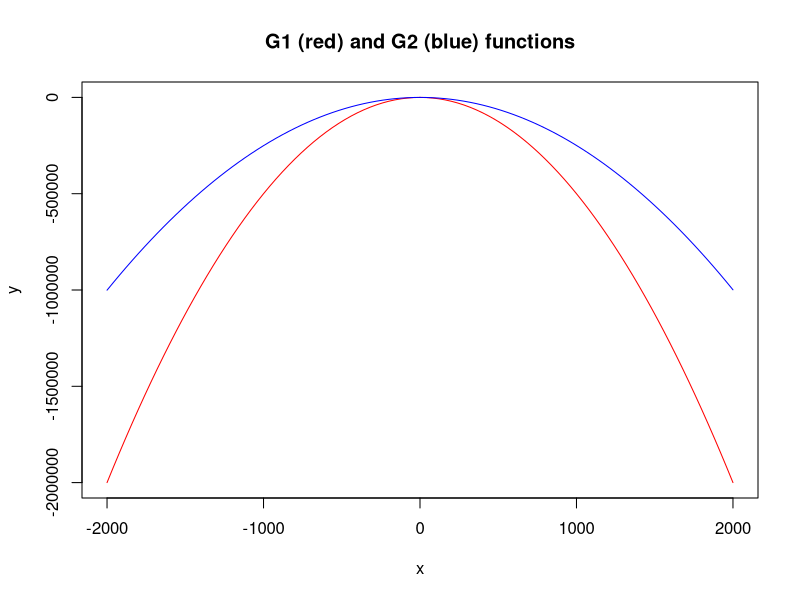
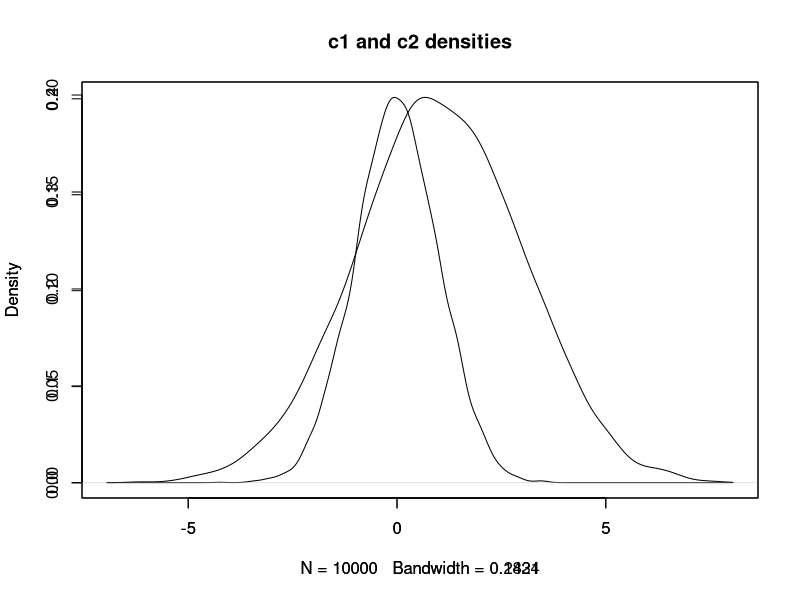
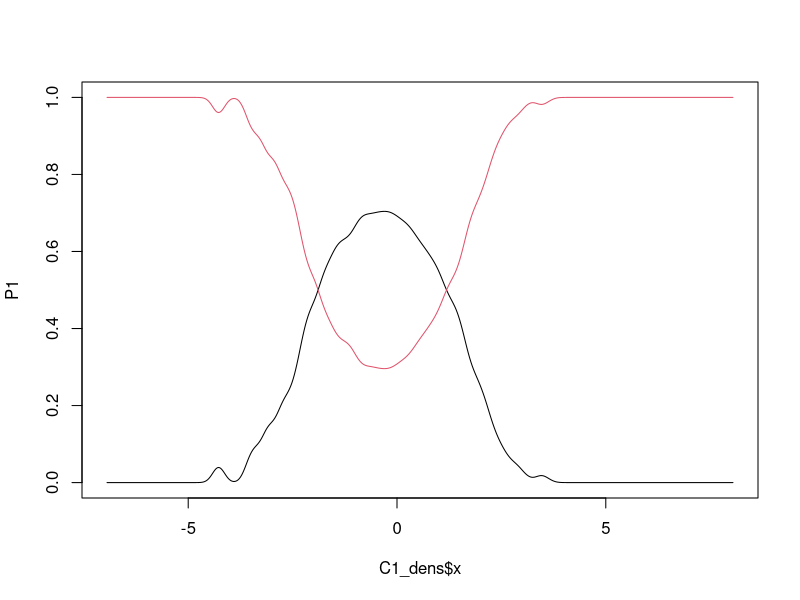
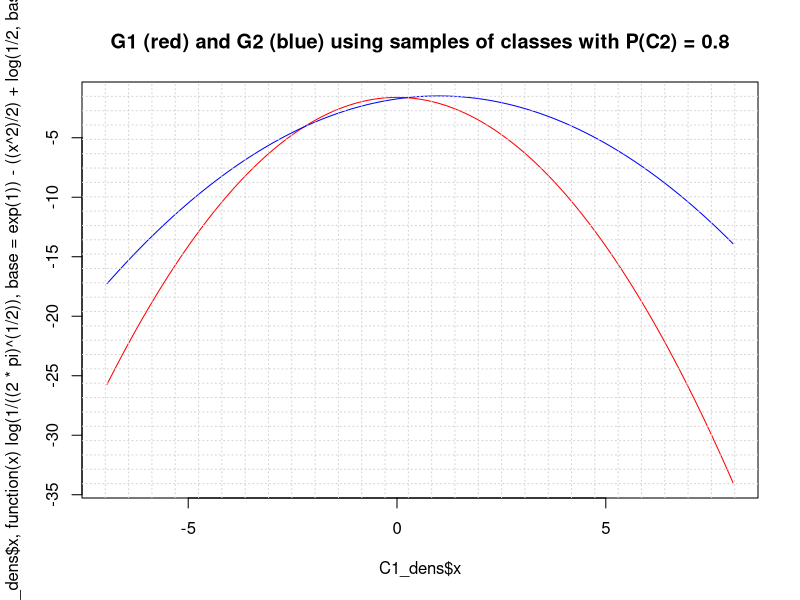
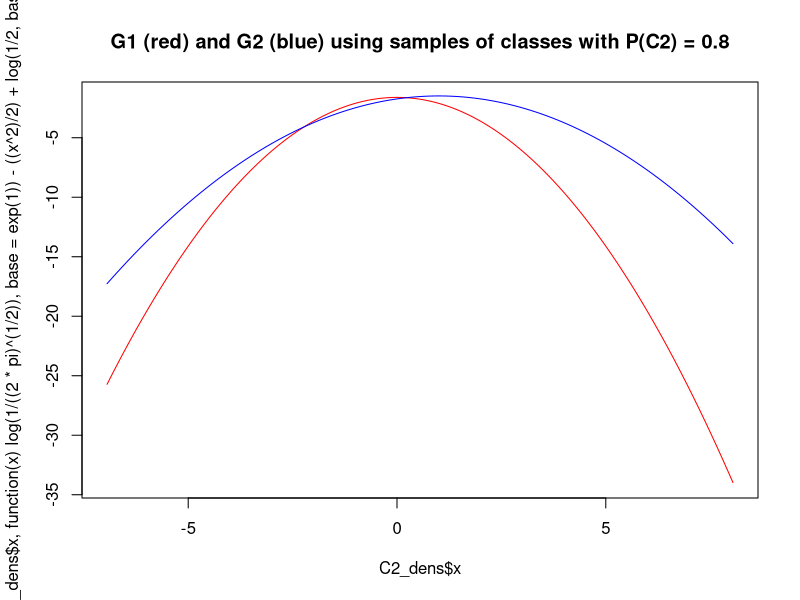

The R script that drew these images, in order:
G1_x = function(x)
{
  x= log(1/((2*pi)^(1/2)),base = exp(1))-((x^2)/2)+log(1/2,base = exp(1))
}
G2_x = function(x)
{
  x= log(1/((4*pi)^(1/2)),base = exp(1))-(((x-1)^2)/4)+log(0.8,base = exp(1))
}

plot(G1_x, from=-2000, to=2000, xlab="x", ylab="y", col="red")
plot(G2_x, from=-2000, to=2000, xlab="x", ylab="y", col="blue", add = T)
title("G1 (red) and G2 (blue) functions")

dataset_C1 <- rnorm(10000, 0, 1)
dataset_C2 <- rnorm(10000, 1, 2)

C1_DataFrame <- data.frame(class = "C1" , l=dataset_C1)
C2_DataFrame <- data.frame(class = "C2" , l=dataset_C2)

C1_dens <- density(dataset_C1, from = min(c(dataset_C1,dataset_C2)), to = max(c(dataset_C1,dataset_C2)))
C2_dens <- density(dataset_C2, from = min(c(dataset_C1,dataset_C2)), to = max(c(dataset_C1,dataset_C2)))

plot(C1_dens,main = "")
par(new = TRUE)
plot(C2_dens,main = "c1 and c2 densities")

density_bind <- cbind(C1_dens$y,C2_dens$y)
P1 <- density_bind[,1]/rowSums(density_bind)
P2 <- density_bind[,2]/rowSums(density_bind)

plot(C1_dens$x,P1,type = "l", ylim = c(0,1))
lines(C1_dens$x,P2,col = 2)

plot(C1_dens$x,sapply(C1_dens$x,function(x) log(1/((2*pi)^(1/2)),base = exp(1))-((x^2)/2)+log(1/2,base = exp(1))), type = "l" , col = "red")
lines(C1_dens$x,sapply(C1_dens$x,function(x) log(1/((4*pi)^(1/2)),base = exp(1))-(((x-1)^2)/4)+log(0.8,base = exp(1))) , col = "blue")
grid(29, col = "lightgray", lty = "dotted", lwd = 1)
title("G1 (red) and G2 (blue) using samples of classes with P(C2) = 0.8")
#OR
plot(C2_dens$x,sapply(C2_dens$x,function(x) log(1/((2*pi)^(1/2)),base = exp(1))-((x^2)/2)+log(1/2,base = exp(1))), type = "l" , col = "red")
lines(C2_dens$x,sapply(C2_dens$x,function(x) log(1/((4*pi)^(1/2)),base = exp(1))-(((x-1)^2)/4)+log(0.8,base = exp(1))) , col = "blue")
title("G1 (red) and G2 (blue) using samples of classes with P(C2) = 0.8")

